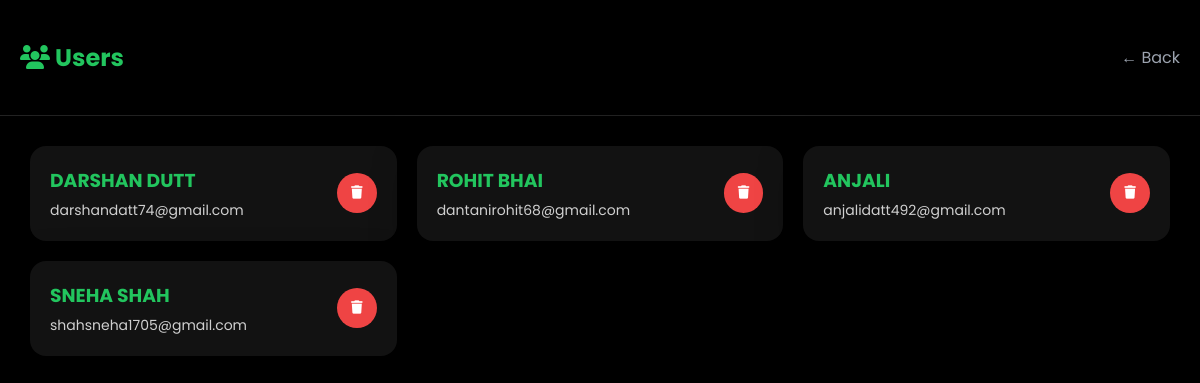
/admin/users.php, run on the app's committed database.
### tables this page shows
CREATE TABLE IF NOT EXISTS `users` (
  `id` int(11) NOT NULL AUTO_INCREMENT,
  `otp_code` varchar(10) DEFAULT NULL,
  `otp_expiry` datetime DEFAULT NULL,
  `name` varchar(100) DEFAULT NULL,
  `email` varchar(100) DEFAULT NULL,
  `password` varchar(255) DEFAULT NULL,
  `is_verified` tinyint(1) DEFAULT '0',
  `profile_pic` varchar(255) DEFAULT NULL,
  `song_file` varchar(255) DEFAULT NULL,
  PRIMARY KEY (`id`)
);

### admin/users.php (the view, shortened to what this page needs)
<?php
include("../config/db.php");
$users = mysqli_query($conn,"SELECT * FROM users");
?>
<!DOCTYPE html>
<html>
<head>
<link rel="stylesheet" href="https://cdnjs.cloudflare.com/ajax/libs/font-awesome/6.5.0/css/all.min.css">
</head>
<body>
<div class="header">
    <h2><i class="fa-solid fa-users"></i> Users</h2>
    <a href="dashboard.php" class="back">← Back</a>
</div>
<div class="container">
<?php while($u = mysqli_fetch_assoc($users)){ ?>
    <div class="user-card">
        <div class="user-info">
            <h3><?= strtoupper($u['name']) ?></h3>
            <p><?= $u['email'] ?></p>
        </div>
        <button class="delete-btn" onclick="deleteUser(<?= $u['id'] ?>)">
            <i class="fa-solid fa-trash"></i>
        </button>
    </div>
<?php } ?>
</div>
</body>
</html>

### admin/users.php (style rules this page uses)
* { font-family:Poppins }
body { margin:0; background:#000; color:#fff; }
.header { padding:20px; border-bottom:1px solid #222; display:flex; justify-content:space-between; align-items:center; }
.header h2 { color:#22c55e; }
.back { color:#9ca3af; text-decoration:none; }
.container { padding:30px; display:grid; grid-template-columns:repeat(auto-fit,minmax(350px,1fr)); gap:20px; }
.user-card { background:rgba(255,255,255,.07); backdrop-filter:blur(12px); border-radius:16px; padding:20px; box-shadow:0 15px 40px rgba(0,0,0,.6); display:flex; justify-content:space-between; align-items:center; transition:.3s; }
.user-info h3 { margin:0; color:#22c55e; }
.user-info p { margin:5px 0 0; font-size:14px; opacity:.8; }
.delete-btn { background:#ef4444; color:#fff; border:none; padding:10px 14px; border-radius:999px; cursor:pointer; transition:.3s; }

### data on the page
users: name "DARSHAN DUTT", email "darshandatt74@gmail.com"
users: name "ROHIT BHAI", email "dantanirohit68@gmail.com"
users: name "ANJALI", email "anjalidatt492@gmail.com"
users: name "SNEHA SHAH", email "shahsneha1705@gmail.com"
